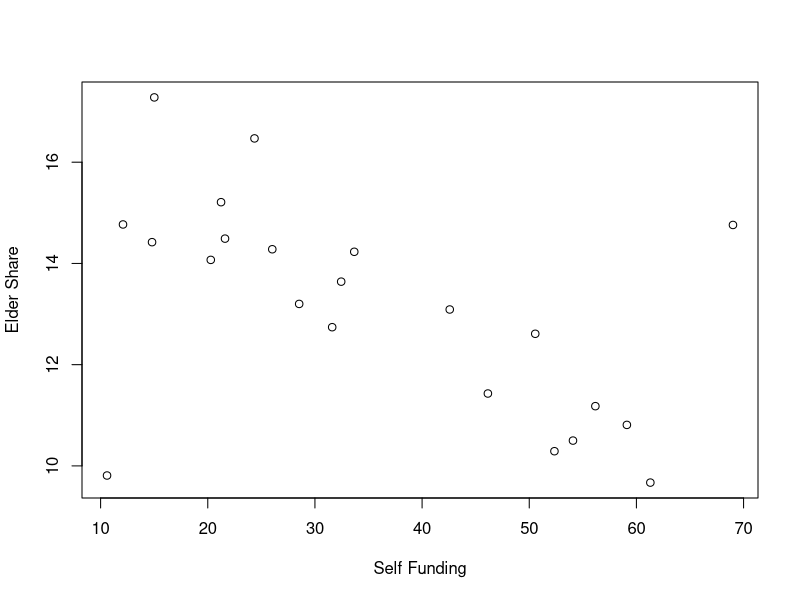

This chart was generated by the following R code:
#1
library(readxl)
library(tidyverse)
#2
setwd(getwd())
data.frame<-read_excel('counties.xlsx',na='-')
#3
filter(data.frame,city=='New Taipei City',Year=='1998')
class(data.frame$Year)
#4
data.frame<-mutate(data.frame,Year=as.numeric(Year))
data.frame<-rename(data.frame,year=Year)
#5
data.frame<-rename(data.frame,area=Area)
data.frame<-mutate(data.frame,area=factor(area))
nlevels(data.frame$area)
#6
new.data.frame<-filter(data.frame,!city%in%c('Total','Taiwan'))
#7
another.data.frame<-filter(new.data.frame,year=='2015')
#8
plot(x=another.data.frame$self_funding,y=another.data.frame$elder_share,xlab='Self Funding',ylab='Elder Share')


